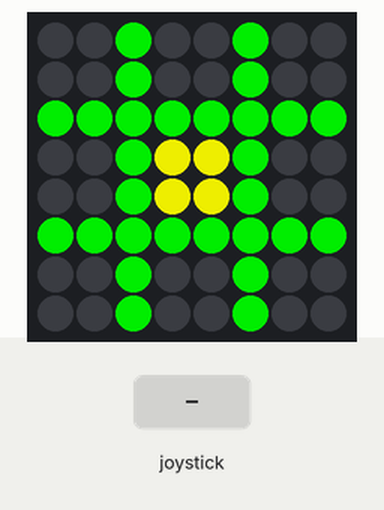
This program was run on a simulated Raspberry Pi (BCM pin numbers) with a Sense HAT. Shown: the Sense HAT's 8×8 RGB LED matrix. Inputs (shaded band) come from the test bench. Random numbers come from a fixed seed; the interpreter's speed is modelled, so counts of loop turns are approximate.

Above: at 1.2 s.
1.3 s: joystick clicked
At 2.6 s:
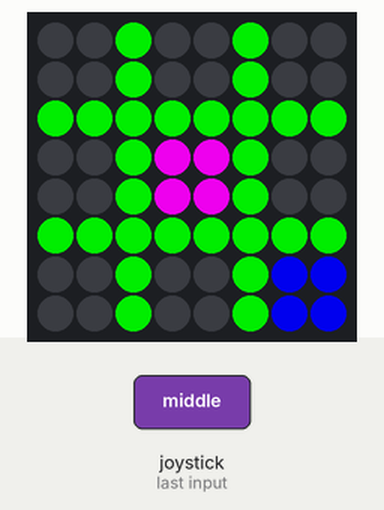
2.9 s: joystick pushed up
At 4.0 s:
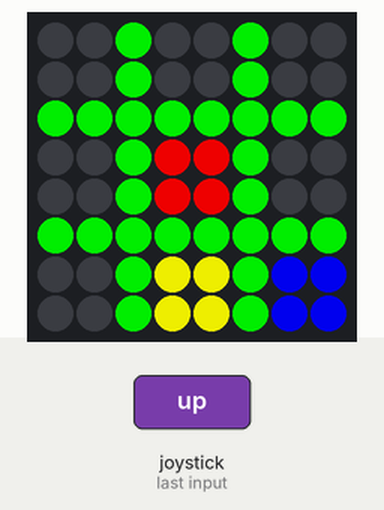
4.5 s: joystick pushed left
At 5.2 s:
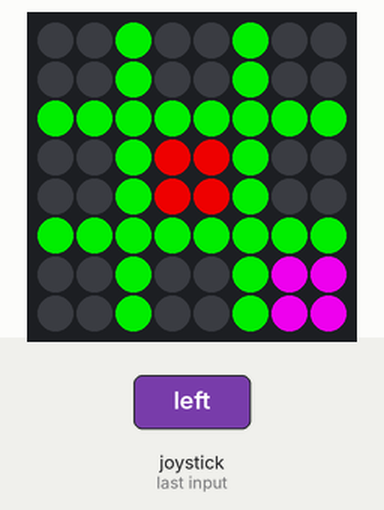
6.1 s: joystick pushed right
At 7.4 s:
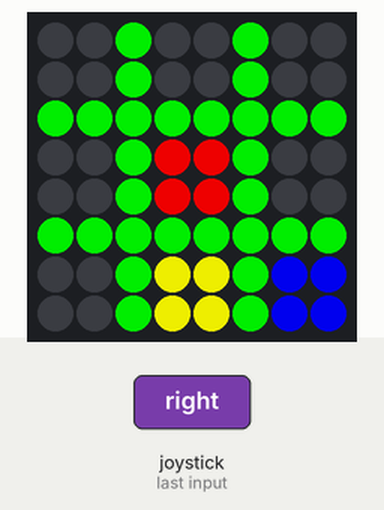
7.7 s: joystick clicked
At 8.9 s:
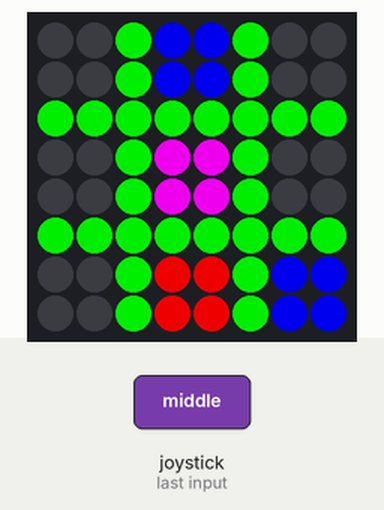
Timing chart, 0 to 10.3 s (numbered marks = the images above; inputs shaded):
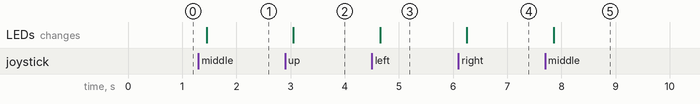

Measured:
- after the input at 1.3 s, the LEDs: change after 0.16 s (image 1)
- after the input at 2.9 s, the LEDs: change after 0.15 s (image 2)
- after the input at 4.5 s, the LEDs: change after 0.15 s (image 3)
- after the input at 6.1 s, the LEDs: change after 0.15 s (image 4)
- after the input at 7.7 s, the LEDs: change after 0.16 s (image 5)

The program:

ttt-hat.py
```python
import sys
import random
import signal
import time
from sense_hat import SenseHat


NONE = 0
x_player = 1
o_player = 2
player_symbols = [ ' ', 'X', 'O' ]
board = []
width = 3
height = 3
squares = width * height;

D = [0, 0, 0]       # background
R = [200, 0, 0]     # player mark
Y = [200, 200, 0]   # cursor (clear)
G = [0, 200, 0]     # board lines
B = [0, 0, 200]     # AI player
P = [200, 0, 200]   # cursor (occupied)


board_pixels = [
D, D, G, D, D, G, D, D,
D, D, G, D, D, G, D, D,
G, G, G, G, G, G, G, G,
D, D, G, D, D, G, D, D,
D, D, G, D, D, G, D, D,
G, G, G, G, G, G, G, G,
D, D, G, D, D, G, D, D,
D, D, G, D, D, G, D, D
]
sense = SenseHat()


def signal_handler(my_signal, temp):
   sense.clear()
   sys.exit(0)


# Draw the game on the screen
# Include any marks from players so far.
def draw_board():
   sense.set_pixels(board_pixels)


# Take our internal board of X and O and
# convert it into a grid of 8x8 pixels)
def convert_board(my_board):
   board_index = 0
   pixel_index = 0

   for row in range(height):
        for colmn in range(width):
           symbol = my_board[board_index]
           if symbol == 'X':
               colour = R
           elif symbol == 'O':
               colour = B
           else:
               colour = D

           board_pixels[pixel_index] = colour
           board_pixels[pixel_index + 1] = colour
           board_pixels[pixel_index + 8] = colour
           board_pixels[pixel_index + 9] = colour
           board_index += 1
           pixel_index += 3

        pixel_index += 15


# Get an action from the joystick. Waits for the joystick to
# be released before returning the last direction/action
# given.
def joystick_action():
  event = sense.stick.wait_for_event(emptybuffer=True)
  while event.action != "released":
     time.sleep(0.1)
     event = sense.stick.wait_for_event(emptybuffer=True)

  sense.stick.get_events()
  return event.direction


# Draw the board, then add the joystick cursor on top.
def draw_board_with_joystick(my_board, joy_x, joy_y):
   # Show the original board, without the cursor
   draw_board()

   # pick colour
   offset = (joy_y - 1) * 3
   offset += (joy_x - 1)
   symbol = my_board[offset]
   if symbol == player_symbols[NONE]:
      colour = Y
   else:
      colour = P

   # Translate 3x3 grid to 8x8 grid
   x = (joy_x - 1) * 3
   y = (joy_y - 1) * 3

   sense.set_pixel(x, y, colour)
   sense.set_pixel(x + 1, y, colour)
   sense.set_pixel(x, y + 1, colour)
   sense.set_pixel(x + 1, y + 1, colour)


# Get the human player's move. Make sure it does not
# overlap with another mark on the board.
# Return the position of the move in the range of 0-8.
def get_player_move(my_board):
   finished = False
   joy_x = 2
   joy_y = 2

   while not finished:
       draw_board_with_joystick(my_board, joy_x, joy_y)
       direction = joystick_action()
       # move cursor
       # remember, direction of stick is inverse
       if direction == "up" and joy_y < 3:
          joy_y += 1
       elif direction == "down" and joy_y > 1:
          joy_y -= 1
       elif direction == "left" and joy_x < 3:
          joy_x += 1
       elif direction == "right" and joy_x > 1:
          joy_x -= 1
       elif direction == "middle":
          target_square = (joy_y - 1) * 3  + (joy_x - 1)
          if my_board[target_square] == player_symbols[NONE]:
              finished = True

       draw_board_with_joystick(my_board, joy_x, joy_y)

   return target_square


# This function picks the first empty square on a board from
# the provided list. The returned value is the value of the square
# in the range of 0 to 8.
# It should not be possible for a match not to be found, but
# if that is the case then -1 is returned.
def pick_grid_value(my_board, all_options):
    index = 0
    while index < len(all_options):
        target = all_options[index]
        if my_board[target] == player_symbols[NONE]:
           return target
        else:
           index += 1
    return -1

# Try to figure out where the computer controlled player should
# move. The target square needs to be empty.
# We return a square value in the range of 0 to 8.
def get_ai_move(my_board):
   all_possible_moves = []

   # First look to see if we can win the game with this move.
   # We know our player's value is "O" on the board, so
   # we will assign it a value of 7 and the other player's "X"
   # will be assigned a value of 1. Any of the eight lines
   # on the board adding up to exactly 4 means we should take
   # the empty square.

   # First check horizontal rows
   start = 0
   while start < squares:
      total = 0
      if my_board[start] == player_symbols[o_player]:
          total += 7
      elif my_board[start] == player_symbols[x_player]:
          total += 1
      if my_board[start + 1] == player_symbols[o_player]:
          total += 7
      elif my_board[start + 1] == player_symbols[x_player]:
          total += 1
      if my_board[start + 2] == player_symbols[o_player]:
          total += 7
      elif my_board[start + 2] == player_symbols[x_player]:
          total += 1
      if total == 14:
         all_possible_moves.append(start)
         all_possible_moves.append(start + 1)
         all_possible_moves.append(start + 2)
         target_square = pick_grid_value(my_board, all_possible_moves)
         return target_square
      else:
         start += 3

   # Next check vertical options for a win
   start = 0
   while start < width:
      total = 0
      if my_board[start] == player_symbols[o_player]:
         total += 7
      elif my_board[start] == player_symbols[x_player]:
         total += 1
      if my_board[start + 3] == player_symbols[o_player]:
         total += 7
      elif my_board[start + 3] == player_symbols[x_player]:
         total += 1
      if my_board[start + 6] == player_symbols[o_player]:
         total += 7
      elif my_board[start + 6] == player_symbols[x_player]:
         total += 1
      if total == 14:
          all_possible_moves.append(start)
          all_possible_moves.append(start + 3)
          all_possible_moves.append(start + 6)
          target_square = pick_grid_value(my_board, all_possible_moves)
          return target_square
      else:
          start += 1

   # Third option, look for win on the diagionals.
   total = 0
   if my_board[0] == player_symbols[o_player]:
      total += 7
   elif my_board[0] == player_symbols[x_player]:
      total += 1
   if my_board[4] == player_symbols[o_player]:
      total += 7
   elif my_board[4] == player_symbols[x_player]:
      total += 1
   if my_board[8] == player_symbols[o_player]:
      total += 7
   elif my_board[8] == player_symbols[x_player]:
      total += 1
   if total == 14:
       all_possible_moves.append(0)
       all_possible_moves.append(4)
       all_possible_moves.append(8)
       target_square = pick_grid_value(my_board, all_possible_moves)
       return target_square

   total = 0
   if my_board[2] == player_symbols[o_player]:
      total += 7
   elif my_board[2] == player_symbols[x_player]:
      total += 1
   if my_board[4] == player_symbols[o_player]:
      total += 7
   elif my_board[4] == player_symbols[x_player]:
      total += 1
   if my_board[6] == player_symbols[o_player]:
      total += 7
   elif my_board[6] == player_symbols[x_player]:
      total += 1
   if total == 14:
       all_possible_moves.append(2)
       all_possible_moves.append(4)
       all_possible_moves.append(6)
       target_square = pick_grid_value(my_board, all_possible_moves)
       return target_square

   # At this point we cannot win. Maybe we should block?
   # Now we reverse our logic. Squares with an "X" will
   # be worth 7 and any O will be worth 1. When we find
   # any line with a total value of 14 that means the opponent
   # has two of three marks in the line. We should try to
   # block in the final square.

   # Check for block horizontally.
   start = 0
   while start < squares:
      total = 0
      if my_board[start] == player_symbols[x_player]:
          total += 7
      elif my_board[start] == player_symbols[o_player]:
          total += 1
      if my_board[start + 1] == player_symbols[x_player]:
          total += 7
      elif my_board[start + 1] == player_symbols[o_player]:
          total += 1
      if my_board[start + 2] == player_symbols[x_player]:
          total += 7
      elif my_board[start + 2] == player_symbols[o_player]:
          total += 1
      if total == 14:
         all_possible_moves.append(start)
         all_possible_moves.append(start + 1)
         all_possible_moves.append(start + 2)
         target_square = pick_grid_value(my_board, all_possible_moves)
         return target_square
      else:
         start += 3


   # Next check vertical options for a block
   start = 0
   while start < width:
      total = 0
      if my_board[start] == player_symbols[x_player]:
         total += 7
      elif my_board[start] == player_symbols[o_player]:
         total += 1
      if my_board[start + 3] == player_symbols[x_player]:
         total += 7
      elif my_board[start + 3] == player_symbols[o_player]:
         total += 1
      if my_board[start + 6] == player_symbols[x_player]:
         total += 7
      elif my_board[start + 6] == player_symbols[o_player]:
         total += 1
      if total == 14:
          all_possible_moves.append(start)
          all_possible_moves.append(start + 3)
          all_possible_moves.append(start + 6)
          target_square = pick_grid_value(my_board, all_possible_moves)
          return target_square
      else:
          start += 1

   # Third option, look for a block on the diagionals.
   total = 0
   if my_board[0] == player_symbols[x_player]:
      total += 7
   elif my_board[0] == player_symbols[o_player]:
      total += 1
   if my_board[4] == player_symbols[x_player]:
      total += 7
   elif my_board[4] == player_symbols[o_player]:
      total += 1
   if my_board[8] == player_symbols[x_player]:
      total += 7
   elif my_board[8] == player_symbols[o_player]:
      total += 1
   if total == 14:
       all_possible_moves.append(0)
       all_possible_moves.append(4)
       all_possible_moves.append(8)
       target_square = pick_grid_value(my_board, all_possible_moves)
       return target_square

   total = 0
   if my_board[2] == player_symbols[x_player]:
      total += 7
   elif my_board[2] == player_symbols[o_player]:
      total += 1
   if my_board[4] == player_symbols[x_player]:
      total += 7
   elif my_board[4] == player_symbols[o_player]:
      total += 1
   if my_board[6] == player_symbols[x_player]:
      total += 7
   elif my_board[6] == player_symbols[o_player]:
      total += 1
   if total == 14:
       all_possible_moves.append(2)
       all_possible_moves.append(4)
       all_possible_moves.append(6)
       target_square = pick_grid_value(my_board, all_possible_moves)
       return target_square


   # No impending losses to block, try taking the middle?
   if my_board[4] == player_symbols[NONE]:
      return 4

   # Middle is taken, try the corners?
   if my_board[0] == player_symbols[NONE] or my_board[2] == player_symbols[NONE] or my_board[6] == player_symbols[NONE] or my_board[8] == player_symbols[NONE]:
       all_possible_moves = [0, 2, 6, 8]
       random.shuffle(all_possible_moves)
       target_square = pick_grid_value(my_board, all_possible_moves)
       return target_square


   # Cannot find anything better to do, try selecting a random position.
   all_possible_moves.clear()
   for count in range(squares):
       all_possible_moves.append(count)
   random.shuffle(all_possible_moves)
   target_square = pick_grid_value(my_board, all_possible_moves)

   return target_square


# Show the board and declare who won
def declare_winner(my_board, my_winner):
   draw_board()
   time.sleep(3)
   sense.show_message(my_winner)


# See if we have the player's symbol in any of
# the eight possible winning arrangements.
# Return True if found or False otherwise.
def check_for_win(my_board, player_number):
   found_winner = False
   my_symbol = player_symbols[player_number]

   # Check horizontally for wins
   start = 0
   while start < squares and found_winner == False:
        if my_board[start] == my_symbol and my_board[start + 1] == my_symbol and my_board[start + 2] == my_symbol:
               found_winner = True
        else:
           start += 3

   # Check vertically
   start = 0
   while start < width and found_winner == False:
        if my_board[start] == my_symbol and my_board[start + 3] == my_symbol and my_board[start + 6] == my_symbol:
              found_winner = True
        else:
           start += 1

   # Check diagonally
   if my_board[0] == my_symbol and my_board[4] == my_symbol and my_board[8] == my_symbol:
         found_winner = True

   if my_board[2] == my_symbol and my_board[4] == my_symbol and my_board[6] == my_symbol:
         found_winner = True

   return found_winner


def main():
   game_finished = False
   moves = 0
   target_square = 0
   found_win = False
   winner = "Tie Game"

   signal.signal(signal.SIGINT, signal_handler)
   # Initialize board
   sense.set_rotation(180)
   for square in range(squares):
       board.append(player_symbols[NONE])

   while not game_finished:
      convert_board(board)
      draw_board()
      target_square = get_player_move(board)
      board[target_square] = player_symbols[x_player]
      moves += 1
      found_win = check_for_win(board, x_player)

      if found_win:
         game_finished = True
         winner = "You won!"

      elif moves >= squares:
         game_finished = True

      else:
         convert_board(board)
         draw_board()
         target_square = get_ai_move(board)
         board[target_square] = player_symbols[o_player]
         moves += 1
         found_win = check_for_win(board, o_player)
         if found_win:
            game_finished = True
            winner = "Computer player won!"

   # end of while game is not finished
   convert_board(board)
   declare_winner(board, winner)
   # clean up sense hat
   sense.clear()
   sense.stick.get_events()
   sys.exit()


if __name__ == "__main__":
   main()
```
